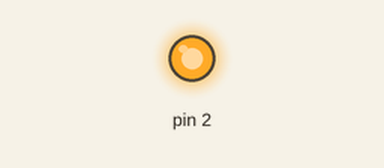
Bench run of a sketch on a simulated Arduino Uno, built with avr-gcc and run on an emulated ATmega328P. Shown: output pins drawn as LEDs (lit = HIGH).

Above: at 1.7 s.
At 5.2 s:
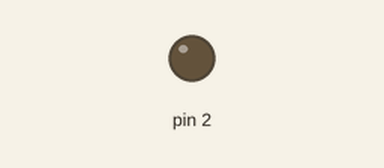
Timing chart, 0 to 9.1 s (numbered marks = the images above):
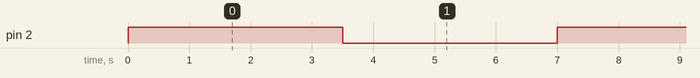

The sketch:

xitkj2013.ino
```cpp
void setup() {
  // intialize digital pin 2 as an output.
    pinMode(2,OUTPUT);
}

void loop() {
  digitalWrite (2,HIGH);
  delay(3500);
  digitalWrite (2,LOW);
  delay(3500);
}
```

Measured:
- by itself, pin 2: alternates HIGH for 3.5 s and LOW for 3.5 s
